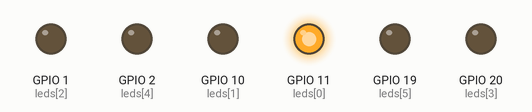
Bench run of a program on a simulated Raspberry Pi (BCM pin numbers). Shown: output pins drawn as LEDs (lit = HIGH). At 6.0 s the program stops and its outputs stay as they are.

Above: at 0.1 s.
At 1.1 s:
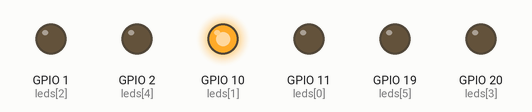
At 2.1 s:
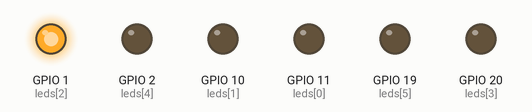
At 3.1 s:
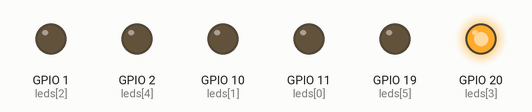
At 4.1 s:
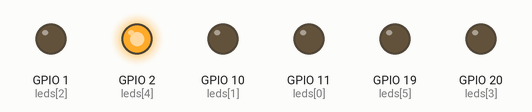
At 6.1 s:
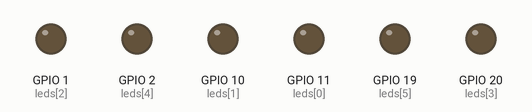
Timing chart, 0 to 7.5 s (numbered marks = the images above):
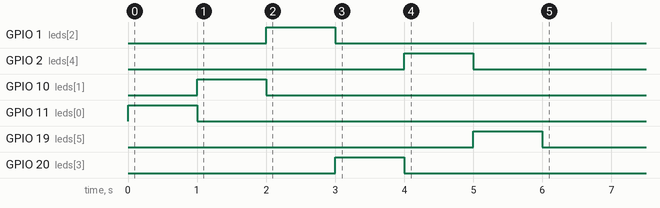

The program:

Xmas_Tree_Test3.py
```python
#!/usr/bin/env python
# Example test program for the Pi Hut Xmas Tree

from gpiozero import LEDBoard
from time import sleep
from gpiozero.tools import random_values
from signal import pause

leds = LEDBoard(11,10,1,20,2,19)

for led in leds:
    led.on()
    sleep(1)
    led.off()
```

Measured:
- by itself, GPIO 1 (leds[2]): LOW → HIGH at 2.0 s, → LOW 1.0 s later
- by itself, GPIO 2 (leds[4]): LOW → HIGH at 4.0 s, → LOW 1.0 s later
- by itself, GPIO 10 (leds[1]): LOW → HIGH at 1.0 s, → LOW 1.0 s later
- by itself, GPIO 11 (leds[0]): LOW → HIGH at 0.00 s, → LOW 1.0 s later
- by itself, GPIO 19 (leds[5]): LOW → HIGH at 5.0 s, → LOW 1.0 s later
- by itself, GPIO 20 (leds[3]): LOW → HIGH at 3.0 s, → LOW 1.0 s later
